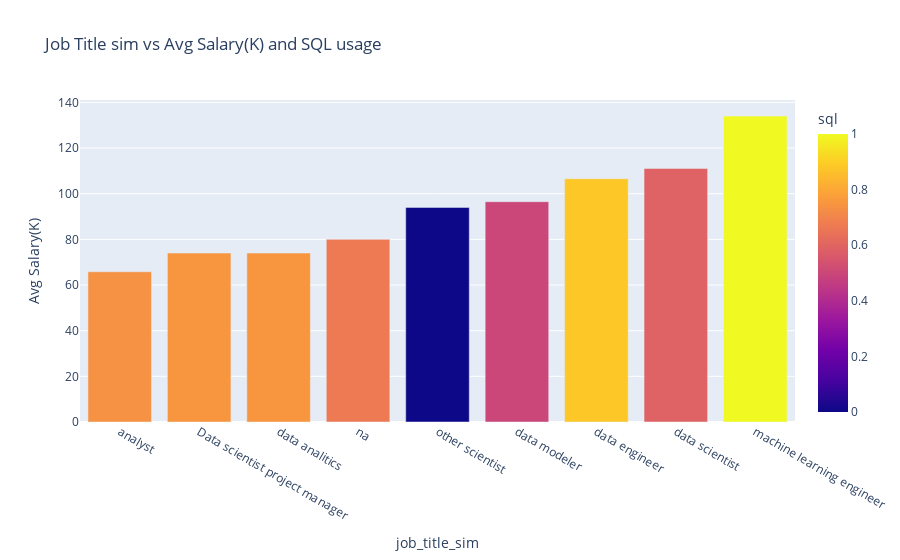

Notebook code for this chart:
### Code cell
fig2 = px.bar(df1, y='Avg Salary(K)', 
             color='sql', title='Job Title sim vs Avg Salary(K) and SQL usage')
fig2.show()

### Figure 1 — Plotly figure (JSON) as saved in the notebook; plotly's stock layout.template omitted (floating-point values rounded to 4 significant figures)
{"data": [{"alignmentgroup": "True", "hovertemplate": "job_title_sim=%{x}<br>Avg Salary(K)=%{y}<br>sql=%{marker.color}<extra></extra>", "legendgroup": "", "marker": {"color": [0.74, 0.75, 0.75, 0.67, 0, 0.5, 0.88, 0.59, 1], "coloraxis": "coloraxis", "pattern": {"shape": ""}}, "name": "", "offsetgroup": "", "orientation": "v", "showlegend": false, "textposition": "auto", "type": "bar", "x": ["analyst", "Data scientist project manager", "data analitics", "na", "other scientist", "data modeler", "data engineer", "data scientist", "machine learning engineer"], "xaxis": "x", "y": [65.81, 74, 74, 80, 94, 96.5, 106.6, 111.1, 134], "yaxis": "y"}], "layout": {"barmode": "relative", "coloraxis": {"colorbar": {"title": {"text": "sql"}}, "colorscale": [[0, "#0d0887"], [0.1111, "#46039f"], [0.2222, "#7201a8"], [0.3333, "#9c179e"], [0.4444, "#bd3786"], [0.5556, "#d8576b"], [0.6667, "#ed7953"], [0.7778, "#fb9f3a"], [0.8889, "#fdca26"], [1, "#f0f921"]]}, "legend": {"tracegroupgap": 0}, "title": {"text": "Job Title sim vs Avg Salary(K) and SQL usage"}, "xaxis": {"anchor": "y", "domain": [0, 1], "title": {"text": "job_title_sim"}}, "yaxis": {"anchor": "x", "domain": [0, 1], "title": {"text": "Avg Salary(K)"}}}}
